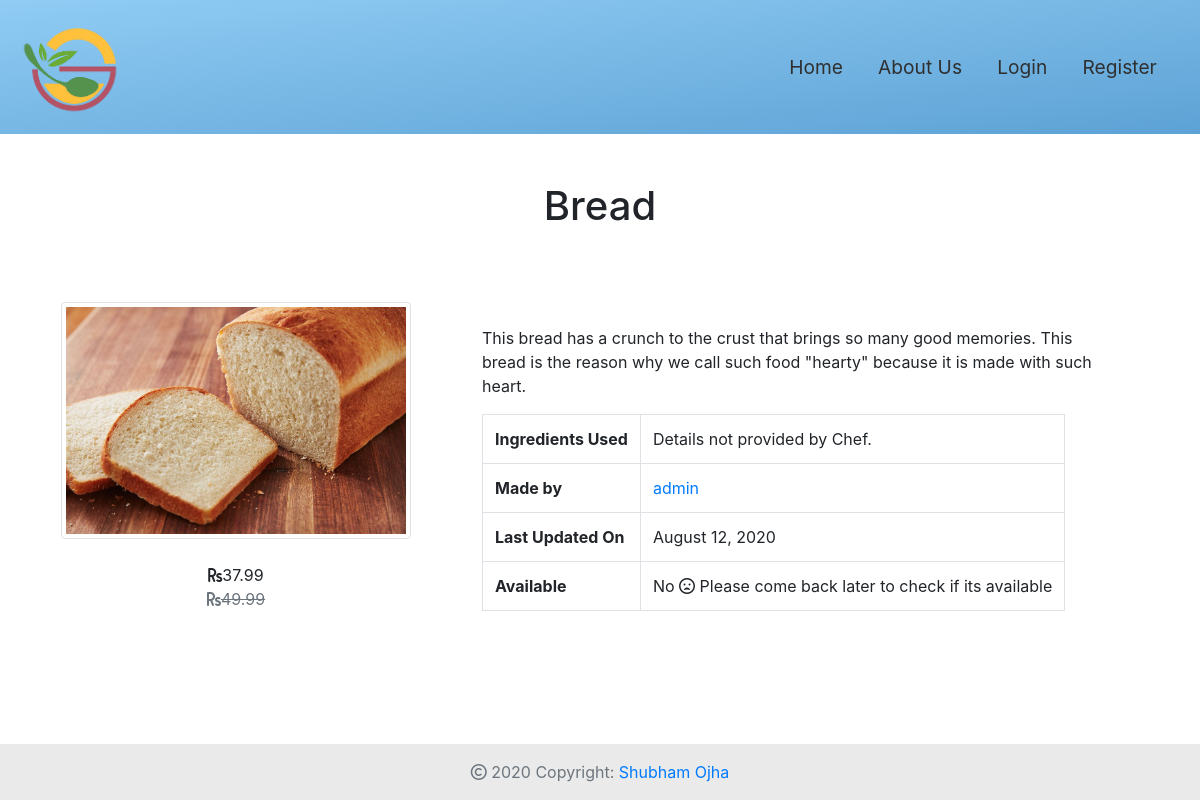
Before: /food/1 with the older database file.
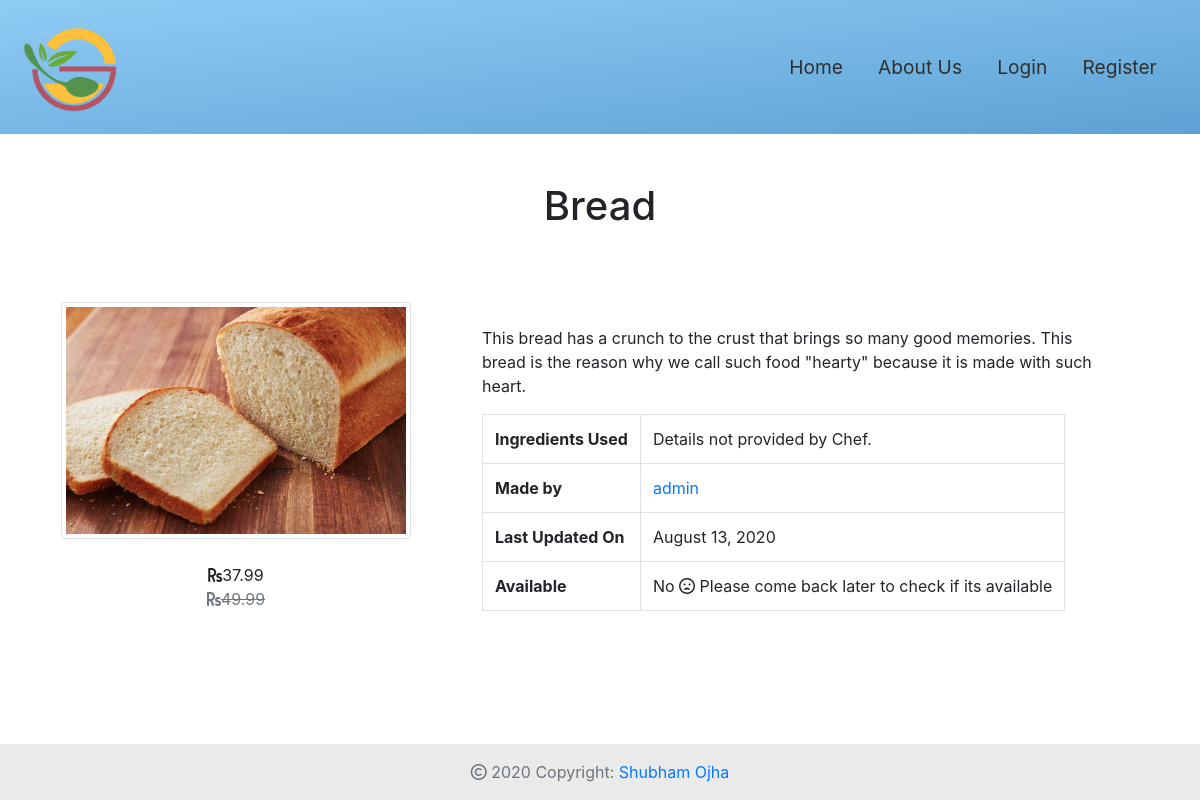
After: the same page with the newer database file.
### food_delivery/models.py (models this page shows, shortened)
class Food( models.Model):
    name = models.CharField( max_length= 75)
    description = models.TextField()
    datePosted = models.DateTimeField( auto_now= True)
    seller = models.ForeignKey( User, on_delete= models.CASCADE, default= 1)
    image = models.ImageField( blank= False, null= True, upload_to= 'foods')
    price = models.DecimalField( max_digits= 5, decimal_places= 2)
    discount = models.DecimalField( max_digits= 5, decimal_places= 2)
    quantity = models.IntegerField( default= 0)
    ingredients = models.TextField( default= 'Details not provided by Chef')
    @property
    def isAvailable( self):
        return self.quantity > 0
    @property
    def actualValue( self):
        return self.price - self.discount

### food_delivery/views.py (the view)
# urls.py: path( 'food/<int:pk>', FoodDetailView.as_view(), name='food-delivery-food-detail'),
class FoodDetailView( DetailView):
    model = Food
    template_name = 'food_delivery/food-detail.html'
    context_object_name = 'food'

### food_delivery/templates/food_delivery/food-detail.html (shortened to what this page needs)
{% extends 'food_delivery/base.html' %}
{% block header %}
	{{ food.name}}
{% endblock header %}
{% block main-content %}
	<div class="row pb-5" >
		<div class="col-lg-4 m-3 text-center">
            <img src="{{ food.image.url }}" alt="Profile Photo of Shubham Ojha" class="rounded img-thumbnail" style="max-height: 500px;">
            <div class="food-price p-4 ">
                <i class="fas fa-rupee-sign"></i>{{ food.actualValue }} <br>
                <span class="text-muted" style="text-decoration:line-through">
                    <i class="fas fa-rupee-sign"></i>{{food.price}}
                </span>
            </div>
        </div>
        <div class="col-lg-7 py-4 px-4 m-3">
            {{ food.description }} <br>
            <div class="table table-responsive mt-3" >
                <table class="table-hover table-bordered" id="food-info-table">
                    <tbody>
                        <tr>
                            <th scope="row" >Ingredients Used</th>
                            <td >{{food.ingredients}}</td>
                        </tr>
                        <tr>
                            <th scope="row" >Made by</th>
                            <td ><a href="
                                {% if food.seller == user %}
                                    {% url 'users-profile' %}
                                {% else %}
                                    {% url 'users-profile-viewer' food.seller.username %}
                                {% endif %}">{{ food.seller }}</a></td>
                        </tr>
                        <tr>
                            <th scope="row" >Last Updated On</th>
                            <td >{{ food.datePosted|date:'F d, Y' }}</td>
                        </tr>
                        <tr>
                            <th scope="row" >Available</th>
                            <td >{% if food.isAvailable %} Yes {% else %} No <i class="far fa-frown-open"></i> Please come back later to check if its available {% endif %}</td>
                        </tr>
                    </tbody>
                </table>
            </div>
        </div>
    </div>
{% endblock main-content %}

Changed rows visible on the page:
changed Food "Bread": datePosted "August 12, 2020" → "August 13, 2020"
